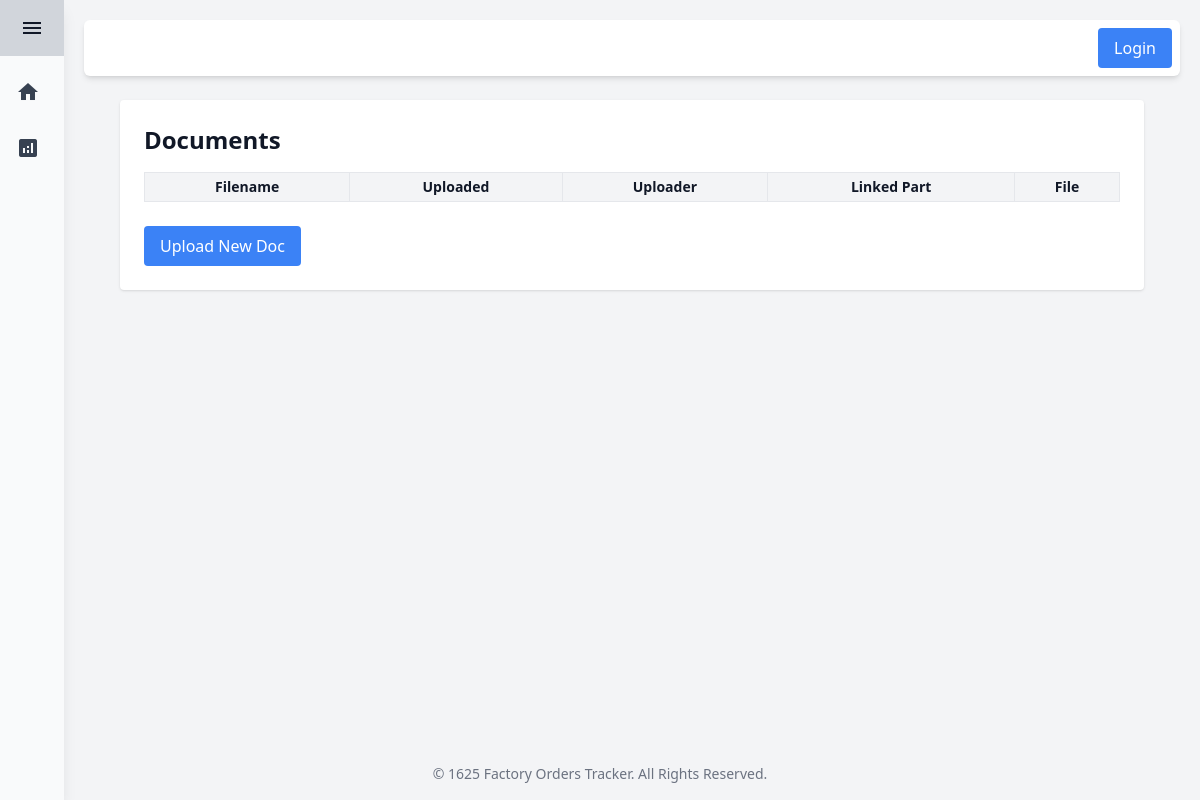
/docs/, run on an earlier commit of the app's database.
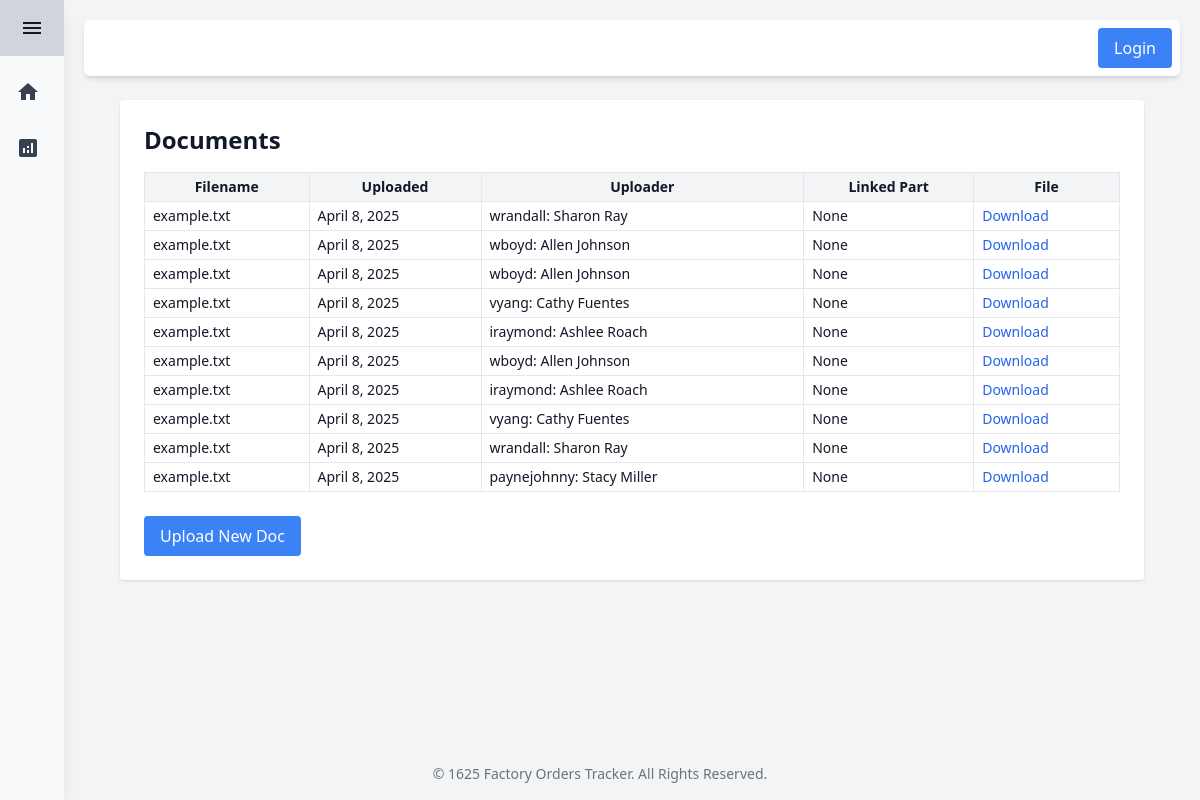
And on a later commit of the database.
### Tracker/models.py (models this page shows)
class PartDocs(models.Model):
    is_image = models.BooleanField()
    file_name = models.CharField(max_length=50)
    file = models.FileField(upload_to='parts_docs/')
    upload_date = models.DateField(auto_now_add=True)
    uploaded_by = models.ForeignKey(User, on_delete=models.SET_NULL, null=True)
    part = models.ForeignKey(Parts, on_delete=models.SET_NULL, null=True)

class User(AbstractUser):
    date_joined = models.DateTimeField(default=timezone.now)
    parent_company = models.ForeignKey(Companies, on_delete=models.SET_NULL, null=True, blank=True, default=None)
    def __str__(self):
        return self.username + ":" + " " + self.first_name + " " + self.last_name

### Tracker/views.py (the view)
# urls.py: path('docs/', views.list_part_docs, name='list_part_docs'),
def list_part_docs(request):
    docs = PartDocs.objects.all()
    part_id = request.GET.get('part')
    if part_id:
        docs = docs.filter(part_id=part_id)
    return render(request, 'tracker/part_doc_list.html', {'docs': docs})

### templates/tracker/part_doc_list.html
{% extends 'base.html' %}
{% block content %}
<div class="max-w-5xl mx-auto p-6 bg-white rounded shadow">
  <h2 class="text-2xl font-bold mb-4">Documents</h2>
  <table class="w-full border text-sm">
    <thead class="bg-gray-100">
      <tr>
        <th class="border px-2 py-1">Filename</th>
        <th class="border px-2 py-1">Uploaded</th>
        <th class="border px-2 py-1">Uploader</th>
        <th class="border px-2 py-1">Linked Part</th>
        <th class="border px-2 py-1">File</th>
      </tr>
    </thead>
    <tbody>
      {% for doc in docs %}
      <tr class="border-b">
        <td class="border px-2 py-1">{{ doc.file_name }}</td>
        <td class="border px-2 py-1">{{ doc.upload_date }}</td>
        <td class="border px-2 py-1">{{ doc.uploaded_by }}</td>
        <td class="border px-2 py-1">{{ doc.part }}</td>
        <td class="border px-2 py-1">
          <a href="{{ doc.file.url }}" target="_blank" class="text-blue-600 hover:underline">Download</a>
        </td>
      </tr>
      {% endfor %}
    </tbody>
  </table>
  <div class="mt-6">
    <a href="{% url 'upload_part_doc' %}" class="inline-block bg-blue-500 text-white px-4 py-2 rounded hover:bg-blue-600">
      Upload New Doc
    </a>
  </div>
</div>
{% endblock %}

### templates/base.html (shortened to what this page needs)
{% load static tailwind_tags %}
<html lang="en">
<head>
    {% tailwind_css %}
    {% load static %}
</head>
<body class="bg-gray-100 text-gray-900">
<div class="flex flex-col min-h-screen">
    <div class="flex flex-1">
        <aside id="sidebar"
                class="w-16 bg-gray-50 shadow-lg transition-all duration-300 flex flex-col fixed top-0 left-0 h-screen">
            <ul class="space-y-4">
                <li>
                    <button id="toggleSidebar" class="flex items-center w-full py-4 bg-gray-200 hover:bg-gray-300">
                        <i class="material-icons m-auto">menu</i>
                    </button>
                </li>
                <li>
                    <a href="{% url 'home' %}" class="flex items-center px-4 py-2 text-gray-700 hover:bg-gray-160">
                        <i class="material-icons">home</i>
                    </a>
                </li>
                <li>
                    <a href="{% url 'tracker' %}" class="flex items-center px-4 py-2 text-gray-700 hover:bg-gray-160">
                        <i class="material-icons">analytics</i>
                    </a>
                </li>
            </ul>
        </aside>
        <div id="main-content" class="flex-1 p-5 ml-16 transition-all duration-300">
            <div class="flex flex-wrap justify-between items-center bg-white p-2 shadow-md rounded-md">
                <div>
                    {% if user.is_authenticated %}
                        <form id="logout-form" action="{% url 'logout' %}" method="POST" class="mb-0">
                            {% csrf_token %}
                            <button type="submit" class="px-4 py-2 bg-red-500 text-white rounded hover:bg-red-600">
                                Logout
                            </button>
                        </form>
                    {% else %}
                        <a href="{% url 'login' %}" class="px-4 py-2 inline-block bg-blue-500 text-white rounded hover:bg-blue-600">Login</a>
                    {% endif %}
                </div>
            </div>
            <div class="mt-6 flex-1">
                {% block content %}{% endblock %}
            </div>
        </div>
    </div>
    <footer class="text-center text-gray-500 text-sm py-4">
        &copy; 1625 Factory Orders Tracker. All Rights Reserved.
    </footer>
</div>
</body>
</html>

What changed in the data, as far as the page shows it:
added PartDocs: file_name "example.txt", upload_date "April 8, 2025", uploaded_by "wrandall: Sharon Ray", part "None"
added PartDocs: file_name "example.txt", upload_date "April 8, 2025", uploaded_by "wboyd: Allen Johnson", part "None"
added PartDocs: file_name "example.txt", upload_date "April 8, 2025", uploaded_by "wboyd: Allen Johnson", part "None"
added PartDocs: file_name "example.txt", upload_date "April 8, 2025", uploaded_by "vyang: Cathy Fuentes", part "None"
added PartDocs: file_name "example.txt", upload_date "April 8, 2025", uploaded_by "iraymond: Ashlee Roach", part "None"
added PartDocs: file_name "example.txt", upload_date "April 8, 2025", uploaded_by "wboyd: Allen Johnson", part "None"
added PartDocs: file_name "example.txt", upload_date "April 8, 2025", uploaded_by "iraymond: Ashlee Roach", part "None"
added PartDocs: file_name "example.txt", upload_date "April 8, 2025", uploaded_by "vyang: Cathy Fuentes", part "None"
added PartDocs: file_name "example.txt", upload_date "April 8, 2025", uploaded_by "wrandall: Sharon Ray", part "None"
added PartDocs: file_name "example.txt", upload_date "April 8, 2025", uploaded_by "paynejohnny: Stacy Miller", part "None"
